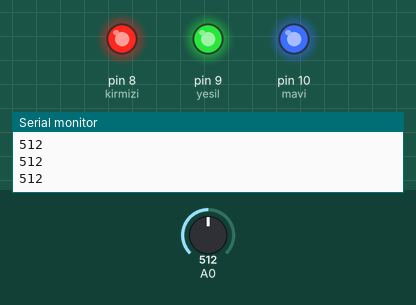
Simulated run of this sketch. Board: Arduino Uno, built with avr-gcc and run on an emulated ATmega328P. On the bench: output pins drawn as LEDs (lit = HIGH), the last lines printed to the serial monitor. The inputs (shaded band) are chosen by the test bench; at power-on: A0 = 512.

Above: at 1.3 s.
1.4 s: A0 set to 308
3.2 s: A0 set to 293
At 4.4 s:
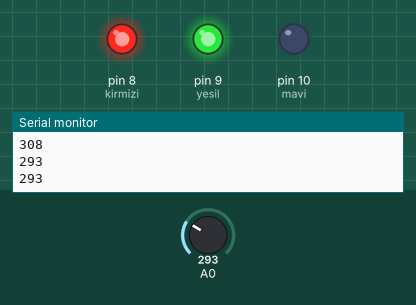
5.5 s: A0 set to 109
7.0 s: A0 set to 88
At 8.0 s:
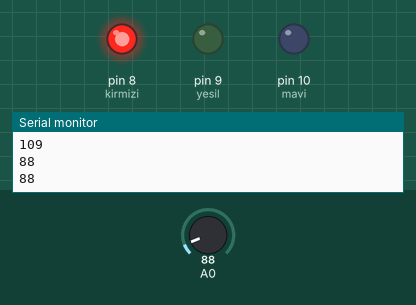
8.5 s: A0 set to 141
10.2 s: A0 set to 158
At 12.3 s:
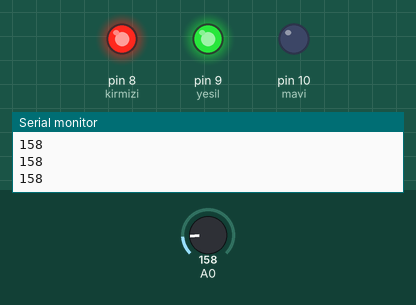
Timing chart, 0 to 13.5 s (numbered marks = the images above; inputs shaded):
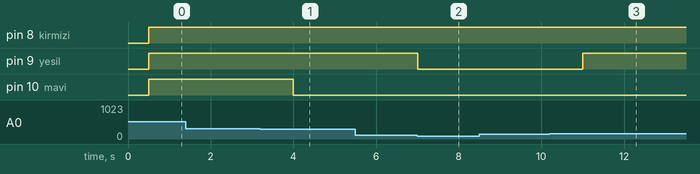

The sketch:

Water_Sensor.ino
```cpp
int seviye=A0;
int kirmizi=8;
int yesil=9;
int mavi=10;

void setup(){
pinMode(kirmizi,OUTPUT);
pinMode(yesil,OUTPUT);
pinMode(mavi,OUTPUT);
Serial.begin(9600);}

void loop() {
seviye=analogRead(A0);
Serial.println(seviye);

if(seviye < 100){
digitalWrite(kirmizi,HIGH);
digitalWrite(yesil,LOW);
digitalWrite(mavi,LOW);}
delay(500);
if(seviye > 150 && seviye <= 300){
digitalWrite(kirmizi,HIGH);
digitalWrite(yesil,HIGH);
digitalWrite(mavi,LOW);}

if(seviye > 500){
digitalWrite(kirmizi,HIGH);
digitalWrite(yesil,HIGH);
digitalWrite(mavi,HIGH);}
}
```

Measured:
- the behaviour switches between 301 and 300 on A0 (found by bisection; images 0 and 1)
- the behaviour switches between 100 and 99 on A0 (found by bisection; images 1 and 2)
- the behaviour switches between 150 and 151 on A0 (found by bisection; images 2 and 3)
- after the input at 3.2 s, pin 10 (mavi): HIGH → LOW after 0.80 s
- after the input at 7.0 s, pin 9 (yesil): HIGH → LOW at once
- after the input at 10.2 s, pin 9 (yesil): LOW → HIGH after 0.81 s
